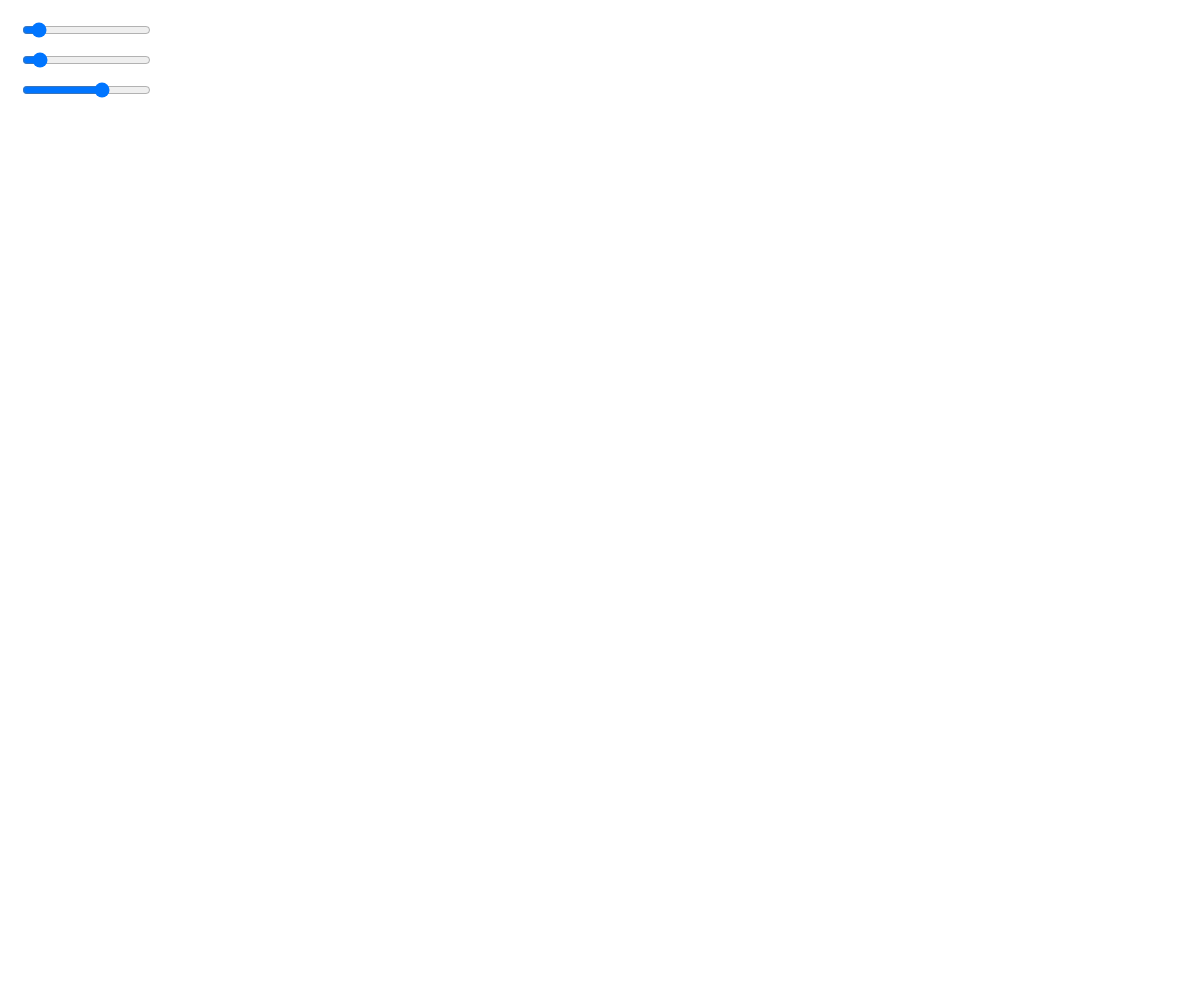
Frame 1 (no input)
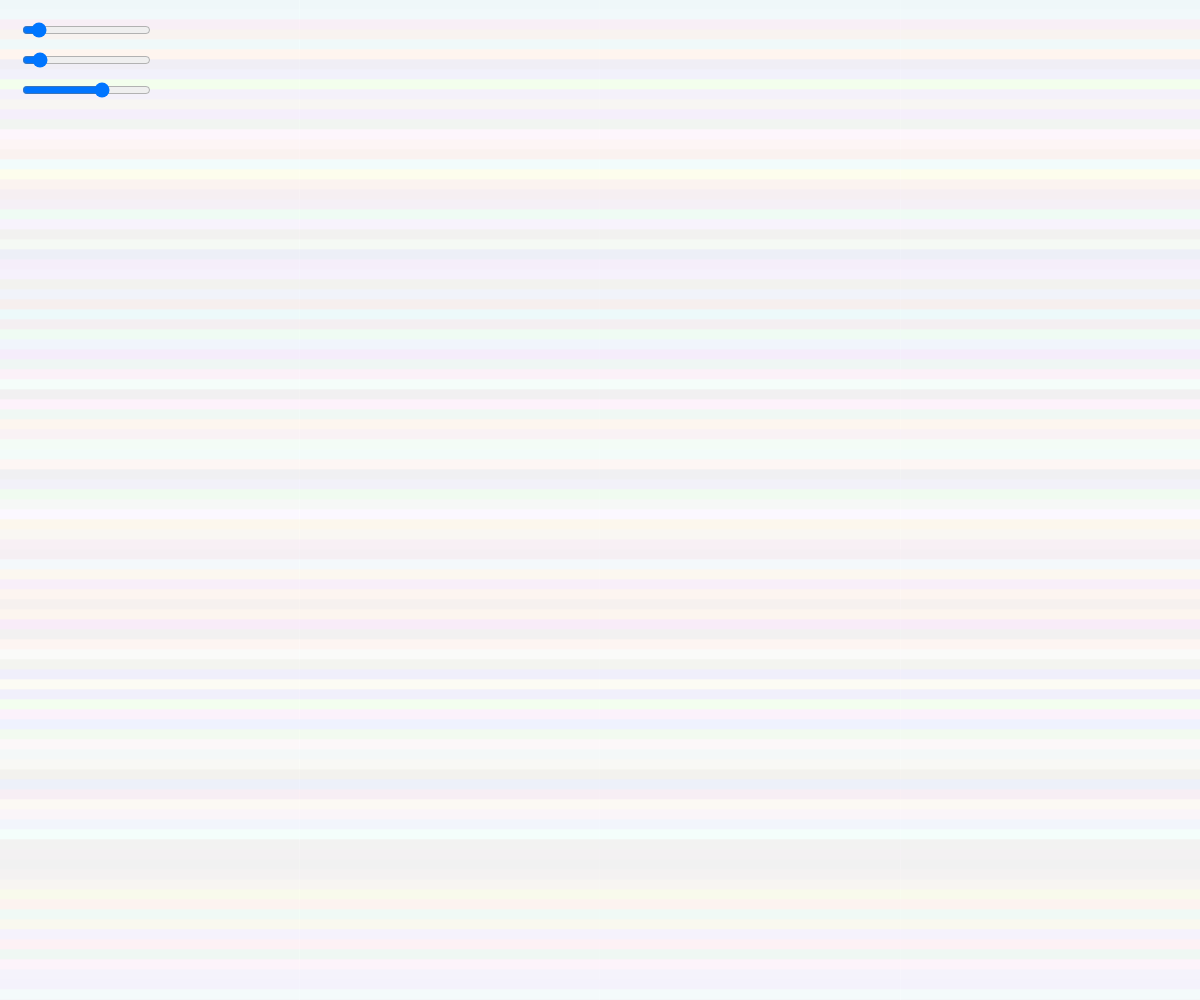
Frame 60 (no input)
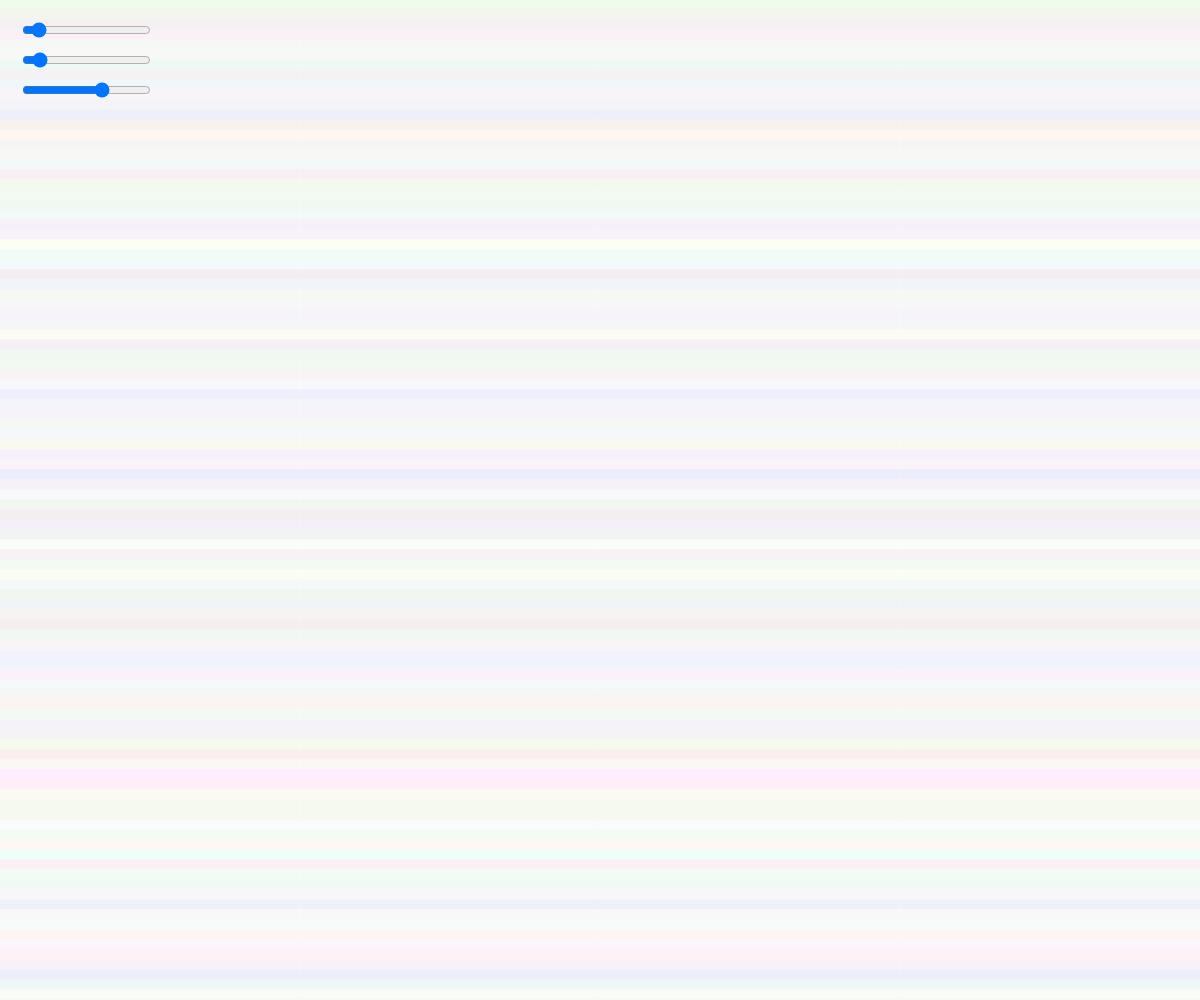
Frame 120 (the mouse pressed at the canvas centre since frame 60)

The p5.js sketch that drew these frames (run headless with seeded random() and noise() and a simulated clock; from frame 60 on, the mouse is pressed at the canvas centre):

// p5.js sketch
// ── sketch.js
/// <reference path="libraries/p5.js" />
/// <reference path="main_function.js" />

//p5.js function that is executed on init


var shift = 0;
var lineWidth = 0;
var c;
var shiftSlider, widthSlider, speedSlider;



function setup()
{
  createCanvas(windowWidth, windowHeight);
  background(255);

  shiftSlider = createSlider(0, 255, 20, 1);
  shiftSlider.position(20, 20);
  widthSlider = createSlider(1, 100, 10, 1);
  widthSlider.position(20, 50);
  speedSlider = createSlider(48, 59, 55, 1);
  speedSlider.position(20, 80);
}



//p5.js function that draws the image
function draw()
{
  // noLoop();
  refresh = 60 - speedSlider.value();
  if( frameCount % refresh == 0)
  {
    c = color(255, 255, 255);
    shift = shiftSlider.value();
    lineWidth = widthSlider.value();
    for (i = 0; i < windowHeight; i++)
    {
      if ( i % lineWidth == 0 )
      {
        c = color(255 - random(shift), 255 - random(shift), 255 - random(shift));
      }
      stroke(c);
      line(0, i, windowWidth, i);
      if (i == 500)
      {
        o = 8;
      }
    }
  }
}

function windowResized()
{
  resizeCanvas(windowWidth, windowHeight);
}
